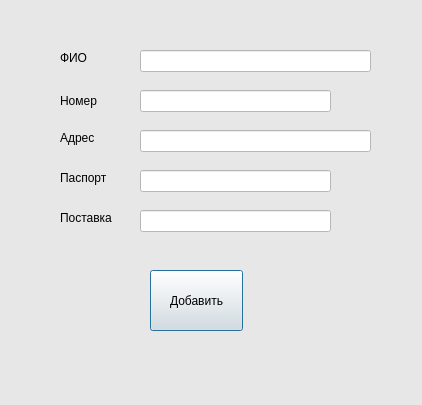
<?xml version="1.0" encoding="UTF-8"?>
<ui version="4.0">
 <class>Dialog</class>
 <widget class="QDialog" name="Dialog">
  <property name="geometry">
   <rect>
    <x>0</x>
    <y>0</y>
    <width>422</width>
    <height>405</height>
   </rect>
  </property>
  <property name="minimumSize">
   <size>
    <width>422</width>
    <height>405</height>
   </size>
  </property>
  <property name="maximumSize">
   <size>
    <width>422</width>
    <height>405</height>
   </size>
  </property>
  <property name="windowTitle">
   <string>Добавить поставщика</string>
  </property>
  <property name="styleSheet">
   <string notr="true">background-color: rgb(231, 231, 231);
</string>
  </property>
  <widget class="QLabel" name="label_2">
   <property name="geometry">
    <rect>
     <x>60</x>
     <y>50</y>
     <width>61</width>
     <height>16</height>
    </rect>
   </property>
   <property name="text">
    <string>ФИО</string>
   </property>
  </widget>
  <widget class="QLineEdit" name="line_add_FIO">
   <property name="geometry">
    <rect>
     <x>140</x>
     <y>50</y>
     <width>231</width>
     <height>22</height>
    </rect>
   </property>
   <property name="styleSheet">
    <string notr="true">background-color: rgb(255, 255, 255);</string>
   </property>
  </widget>
  <widget class="QLabel" name="label_3">
   <property name="geometry">
    <rect>
     <x>60</x>
     <y>90</y>
     <width>41</width>
     <height>21</height>
    </rect>
   </property>
   <property name="text">
    <string>Номер</string>
   </property>
  </widget>
  <widget class="QLineEdit" name="line_add_num">
   <property name="geometry">
    <rect>
     <x>140</x>
     <y>90</y>
     <width>191</width>
     <height>22</height>
    </rect>
   </property>
   <property name="styleSheet">
    <string notr="true">background-color: rgb(255, 255, 255);</string>
   </property>
  </widget>
  <widget class="QLabel" name="label_4">
   <property name="geometry">
    <rect>
     <x>60</x>
     <y>130</y>
     <width>55</width>
     <height>16</height>
    </rect>
   </property>
   <property name="text">
    <string>Адрес</string>
   </property>
  </widget>
  <widget class="QLineEdit" name="line_add_adress">
   <property name="geometry">
    <rect>
     <x>140</x>
     <y>130</y>
     <width>231</width>
     <height>22</height>
    </rect>
   </property>
   <property name="styleSheet">
    <string notr="true">background-color: rgb(255, 255, 255);</string>
   </property>
  </widget>
  <widget class="QLabel" name="label_5">
   <property name="geometry">
    <rect>
     <x>60</x>
     <y>170</y>
     <width>55</width>
     <height>16</height>
    </rect>
   </property>
   <property name="text">
    <string>Паспорт</string>
   </property>
  </widget>
  <widget class="QLineEdit" name="line_add_passport">
   <property name="geometry">
    <rect>
     <x>140</x>
     <y>170</y>
     <width>191</width>
     <height>22</height>
    </rect>
   </property>
   <property name="styleSheet">
    <string notr="true">background-color: rgb(255, 255, 255);</string>
   </property>
  </widget>
  <widget class="QLabel" name="label_6">
   <property name="geometry">
    <rect>
     <x>60</x>
     <y>210</y>
     <width>55</width>
     <height>16</height>
    </rect>
   </property>
   <property name="text">
    <string>Поставка</string>
   </property>
  </widget>
  <widget class="QLineEdit" name="line_add_product">
   <property name="geometry">
    <rect>
     <x>140</x>
     <y>210</y>
     <width>191</width>
     <height>22</height>
    </rect>
   </property>
   <property name="styleSheet">
    <string notr="true">background-color: rgb(255, 255, 255);</string>
   </property>
  </widget>
  <widget class="QPushButton" name="pushButton">
   <property name="geometry">
    <rect>
     <x>150</x>
     <y>270</y>
     <width>93</width>
     <height>61</height>
    </rect>
   </property>
   <property name="text">
    <string>Добавить</string>
   </property>
  </widget>
 </widget>
 <resources/>
 <connections/>
</ui>
